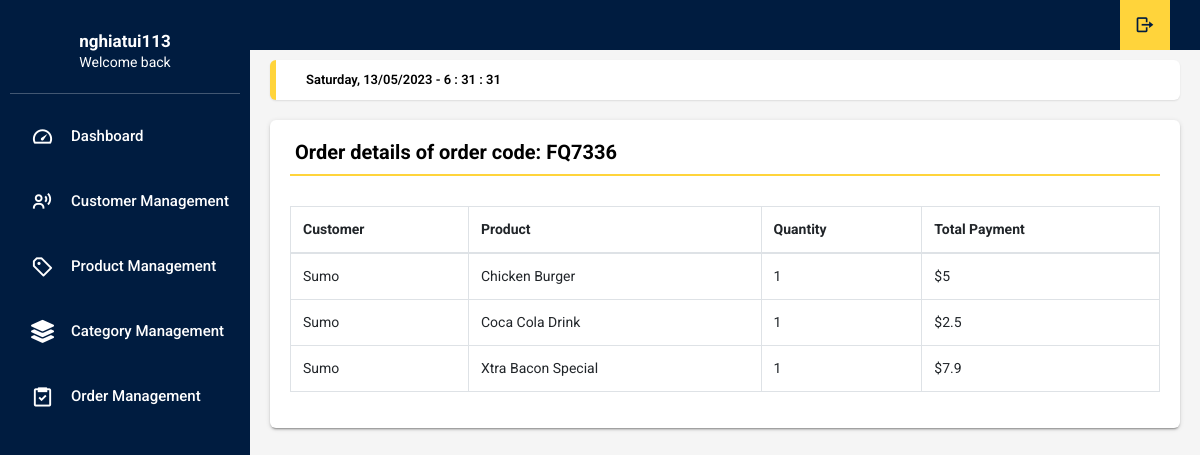
/admin/index.php?page=dt&&id=FQ7336 (signed in), run on the app's committed database.
### tables this page shows
CREATE TABLE `order_details` (
  `order_detail_id` varchar(255) NOT NULL,
  `order_id` varchar(255) NOT NULL,
  `product_id` varchar(10) NOT NULL,
  `price` float NOT NULL,
  `total_price` float NOT NULL,
  `quantity` int(11) NOT NULL,
  `username` varchar(255) NOT NULL,
  `date_buy` timestamp NOT NULL DEFAULT current_timestamp()
);

CREATE TABLE `customer` (
  `CustomerName` varchar(30) DEFAULT NULL,
  `Gender` int(11) DEFAULT NULL,
  `Address` varchar(100) DEFAULT NULL,
  `Phone` varchar(50) DEFAULT NULL,
  `Email` varchar(50) DEFAULT NULL,
  `Day` int(11) DEFAULT NULL,
  `Month` int(11) DEFAULT NULL,
  `Year` int(11) DEFAULT NULL,
  `UserName` varchar(20) NOT NULL,
  `Password` varchar(40) DEFAULT NULL,
  `date_created` timestamp NULL DEFAULT NULL
);

CREATE TABLE `product` (
  `product_id` varchar(10) NOT NULL,
  `name` varchar(255) DEFAULT NULL,
  `category_id` varchar(10) NOT NULL,
  `price` float DEFAULT NULL,
  `image` varchar(255) DEFAULT NULL,
  `status` tinyint(5) DEFAULT NULL,
  `description` varchar(255) NOT NULL
);

### admin/order_detail.php (the view)
<main class="app-content">
  <div class="row">
    <div class="col-md-12">
      <div class="app-title">
        <div id="clock"></div>
      </div>
    </div>
  </div>
  <?php
  include_once("connectDBadmin.php");
  if (isset($_GET['id'])) {
    $id = $_GET['id'];
    $sql = "SELECT o.*, p.name, c.CustomerName, od.*
    FROM order_details od
    JOIN product p ON od.product_id = p.product_id
    JOIN customer c ON od.username = c.username
    JOIN orders o ON o.order_id = od.order_id
    where od.order_id = '$id'";
  ?>
  <div class="row">
    <div class="col-md-12">
      <div class="tile">
        <h3 class="tile-title">Order details of order code: <?php echo $id; ?></h3>
        <div>
          <table class="table table-bordered">
            <thead>
              <tr>
                <th>Customer</th>
                <th>Product</th>
                <th>Quantity</th>
                <th>Total Payment</th>
              </tr>
            </thead>
            <tbody>
              <?php
                $result = mysqli_query($Connect, $sql);
                while ($row = mysqli_fetch_array($result)) {
              ?>
                  <tr>
                    <td><?php echo $row["CustomerName"]; ?></td>
                    <td><?php echo $row["name"]; ?></td>
                    <td><?php echo $row["quantity"]; ?></td>
                    <td>$<?php echo $row["total_price"]; ?></td>
                  </tr>
              <?php
                }
              }
              ?>
            </tbody>
          </table>
        </div>
      </div>
    </div>
  </div>

### data on the page
order_details: customer.CustomerName "Sumo", product.name "Chicken Burger", quantity "1", total_price "5"
order_details: customer.CustomerName "Sumo", product.name "Coca Cola Drink", quantity "1", total_price "2.5"
order_details: customer.CustomerName "Sumo", product.name "Xtra Bacon Special", quantity "1", total_price "7.9"

### other printed values
$_SESSION['us'] "nghiatui113"
$id "FQ7336"
